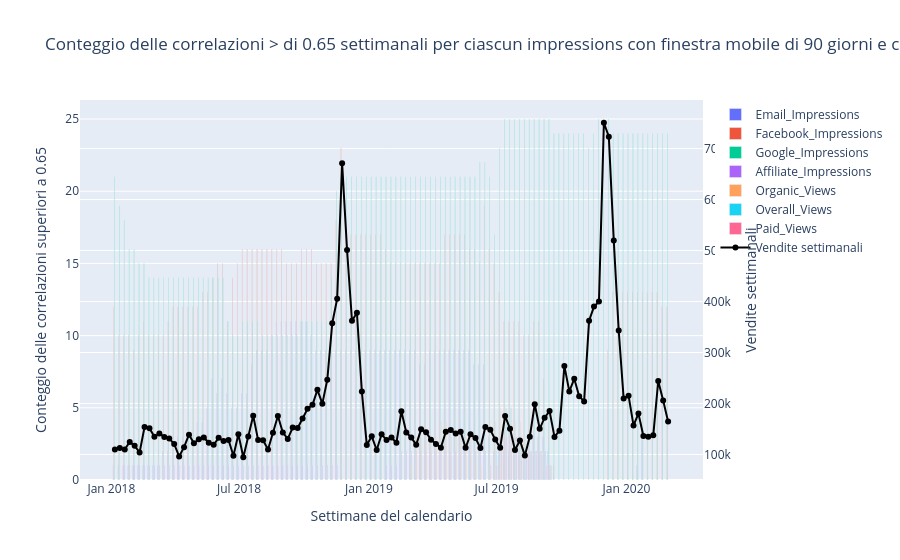

This figure's notebook cell:
### Code cell
# Lista delle metriche da visualizzare
colonne = df.columns[2:9]  # Selezioniamo le colonne (dal secondo all'ottavo) del DataFrame 'df' per calcolare la correlazione

# Calcolo dinamico delle correlazioni mobili
rolling_data = []  # Lista che conterrà i dati di correlazione mobile per ogni metrica
window_size = 90  # Impostiamo la finestra mobile dinamica
corr_threshold = 0.65  # Impostazione della soglia minima di correlazione

# Ciclo per calcolare la correlazione mobile per ogni colonna selezionata
for col in colonne:
    try:
        # Calcolare la correlazione mobile tra la metrica corrente e le vendite, usando una finestra di 'window_size'
        rolling_corr = df['Sales'].rolling(window=window_size).corr(df[col])

        # Mascherare solo i valori di correlazione superiori alla soglia
        mask = rolling_corr > corr_threshold  # Maschera che seleziona i valori di correlazione maggiori di 0.65
        valid_corr = rolling_corr[mask]  # Estraiamo le correlazioni valide (maggiore di 0.65)
        valid_weeks = df.loc[mask, 'Calendar_Week']  # Estraiamo le settimane corrispondenti alle correlazioni valide

        # Aggiungere solo i dati validi alla lista rolling_data
        if not valid_corr.empty:
            rolling_data.append({
                "column": col,  # Nome della metrica
                "week": valid_weeks,  # Le settimane corrispondenti
                "rolling_corr": valid_corr  # Le correlazioni calcolate
            })
    except Exception as e:
        # Se si verifica un errore durante il calcolo della correlazione, stampiamo un messaggio di errore
        print(f"Errore con la metrica '{col}': {e}")

# Creazione di un DataFrame per visualizzare i risultati con Plotly
filtered_df = pd.DataFrame({
    "week": [],  # Colonna vuota per le settimane
    "rolling_corr": [],  # Colonna vuota per le correlazioni
    "column": []  # Colonna vuota per il nome della metrica
})

# Combiniamo tutti i dati calcolati in un unico DataFrame per Plotly
for data in rolling_data:
    temp_df = pd.DataFrame({
        "week": data["week"],  # Set di settimane
        "rolling_corr": data["rolling_corr"],  # Correlazioni mobili
        "column": [data["column"]] * len(data["rolling_corr"])  # Ripetiamo il nome della metrica per ogni settimana
    })
    # Aggiungiamo il DataFrame temporaneo a filtered_df
    filtered_df = pd.concat([filtered_df, temp_df], ignore_index=True)

# Calcolare il conteggio settimanale di ciascuna metrica distinta
weekly_count_corr = filtered_df.groupby(['week', 'column']).size().reset_index(name="count_corr")  # Raggruppiamo per settimana e metrica, conteggiando le occorrenze

# Calcolare l'andamento settimanale delle vendite medie
weekly_sales = df.groupby('Calendar_Week')['Sales'].mean().reset_index()  # Raggruppiamo per settimana e calcoliamo la media delle vendite
weekly_sales.rename(columns={"Sales": "weekly_mean_sales", "Calendar_Week": "week"}, inplace=True)  # Rinominiamo la colonna delle vendite

# Creazione grafico con Plotly
fig = go.Figure()  # Creiamo una figura vuota per aggiungere i tracciati

# Aggiungiamo un grafico a barre per ciascuna metrica, con dettagli nel tooltip
for col in weekly_count_corr['column'].unique():  # Iteriamo su ogni metrica unica
    col_df = weekly_count_corr[weekly_count_corr['column'] == col]  # Filtriamo i dati per la metrica corrente
    
    # Aggiunta delle informazioni al tooltip con dettagli aggiuntivi
    fig.add_trace(go.Bar(
        x=col_df['week'],  # Le settimane
        y=col_df['count_corr'],  # Conteggio delle correlazioni superiori a 0.65
        name=col,  # Nome della metrica
        marker=dict(opacity=0.7),  # Impostiamo l'opacità delle barre
        text=[  # Dettagli da visualizzare nel tooltip
            f"Impression: {col}<br>"
            f"Settimana: {week.strftime('%Y-%U')}<br>"
            f"Conteggio correlazioni: {count}"
            for week, count in zip(col_df['week'], col_df['count_corr'])  # Creiamo il testo per ogni settimana
        ],
        textposition='auto',  # Posizioniamo automaticamente il testo sulle barre
        hoverinfo="text"  # Mostriamo solo le informazioni testuali nel tooltip
    ))

# Sovrapposizione delle vendite settimanali con scala separata
fig.add_trace(go.Scatter(
    x=weekly_sales["week"],  # Le settimane
    y=weekly_sales["weekly_mean_sales"],  # Le vendite settimanali medie
    mode='lines+markers',  # Linea con marcatori per visualizzare i punti
    name="Vendite settimanali",  # Nome della serie
    line=dict(color="black", width=2),  # Linea nera per le vendite
    yaxis="y2"  # Asse Y separato per le vendite settimanali
))

# Aggiornamento layout con due scale Y
fig.update_layout(
    title=f"Conteggio delle correlazioni > di {corr_threshold} settimanali per ciascun impressions con finestra mobile di {window_size} giorni e con vendite settimanali sovrapposte",  # Titolo del grafico
    xaxis_title="Settimane del calendario",  # Etichetta per l'asse X
    yaxis=dict(
        title=f"Conteggio delle correlazioni superiori a {corr_threshold}"  # Etichetta per l'asse Y delle correlazioni
    ),
    yaxis2=dict(
        title="Vendite settimanali",  # Etichetta per la seconda Y
        overlaying="y",  # Sovrappone il secondo asse Y al primo
        side="right"  # Posizione a destra per il secondo asse Y
    ),
    barmode="group",  # Le barre vengono raggruppate
    showlegend=True  # Mostriamo la legenda
)

# Mostrare il grafico
fig.show()  # Visualizziamo il grafico interattivo
